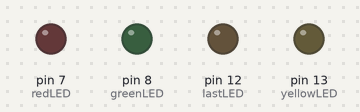
The sketch below on a simulated Arduino Uno, built with avr-gcc and run on an emulated ATmega328P. Parts: output pins drawn as LEDs (lit = HIGH).

Above: at 0.5 s.
At 2.5 s:
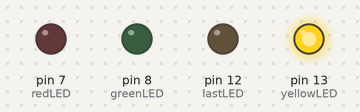
At 4.5 s:
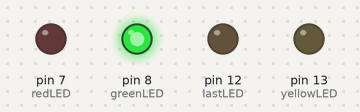
At 9.5 s:
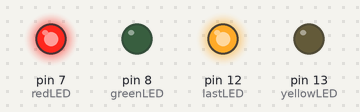
At 14.5 s:
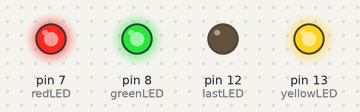
At 19.5 s:
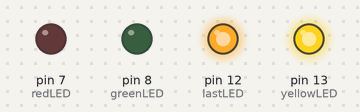
Timing chart, 0 to 20.8 s (numbered marks = the images above):
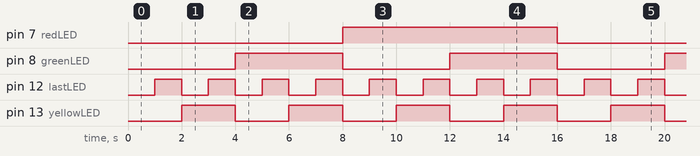

Measured:
- by itself, pin 7 (redLED): alternates HIGH for 8.0 s and LOW for 8.0 s
- by itself, pin 8 (greenLED): alternates HIGH for 4.0 s and LOW for 4.0 s
- by itself, pin 12 (lastLED): alternates HIGH for 1.0 s and LOW for 1.0 s
- by itself, pin 13 (yellowLED): alternates HIGH for 2.0 s and LOW for 2.0 s

The sketch:

LessonThree.ino
```cpp
int redLED=7;
int greenLED=8;
int yellowLED=13;
int lastLED=12;
int longW=1000;

void setup() {
  // put your setup code here, to run once:
pinMode(redLED,OUTPUT);
pinMode(greenLED,OUTPUT);
pinMode(yellowLED,OUTPUT);
pinMode(lastLED,OUTPUT);
}

void loop() {
  // put your main code here, to run repeatedly:
digitalWrite(redLED,LOW);
digitalWrite(greenLED,LOW);
digitalWrite(yellowLED,LOW);
digitalWrite(lastLED,LOW);
delay(longW);

digitalWrite(redLED,LOW);
digitalWrite(greenLED,LOW);
digitalWrite(yellowLED,LOW);
digitalWrite(lastLED,HIGH);
delay(longW);

digitalWrite(redLED,LOW);
digitalWrite(greenLED,LOW);
digitalWrite(yellowLED,HIGH);
digitalWrite(lastLED,LOW);
delay(longW);

digitalWrite(redLED,LOW);
digitalWrite(greenLED,LOW);
digitalWrite(yellowLED,HIGH);
digitalWrite(lastLED,HIGH);
delay(longW);

digitalWrite(redLED,LOW);
digitalWrite(greenLED,HIGH);
digitalWrite(yellowLED,LOW);
digitalWrite(lastLED,LOW);
delay(longW);

digitalWrite(redLED,LOW);
digitalWrite(greenLED,HIGH);
digitalWrite(yellowLED,LOW);
digitalWrite(lastLED,HIGH);
delay(longW);

digitalWrite(redLED,LOW);
digitalWrite(greenLED,HIGH);
digitalWrite(yellowLED,HIGH);
digitalWrite(lastLED,LOW);
delay(longW);

digitalWrite(redLED,LOW);
digitalWrite(greenLED,HIGH);
digitalWrite(yellowLED,HIGH);
digitalWrite(lastLED,HIGH);
delay(longW);

digitalWrite(redLED,HIGH);
digitalWrite(greenLED,LOW);
digitalWrite(yellowLED,LOW);
digitalWrite(lastLED,LOW);
delay(longW);

digitalWrite(redLED,HIGH);
digitalWrite(greenLED,LOW);
digitalWrite(yellowLED,LOW);
digitalWrite(lastLED,HIGH);
delay(longW);

digitalWrite(redLED,HIGH);
digitalWrite(greenLED,LOW);
digitalWrite(yellowLED,HIGH);
digitalWrite(lastLED,LOW);
delay(longW);

digitalWrite(redLED,HIGH);
digitalWrite(greenLED,LOW);
digitalWrite(yellowLED,HIGH);
digitalWrite(lastLED,HIGH);
delay(longW);

digitalWrite(redLED,HIGH);
digitalWrite(greenLED,HIGH);
digitalWrite(yellowLED,LOW);
digitalWrite(lastLED,LOW);
delay(longW);

digitalWrite(redLED,HIGH);
digitalWrite(greenLED,HIGH);
digitalWrite(yellowLED,LOW);
digitalWrite(lastLED,HIGH);
delay(longW);

digitalWrite(redLED,HIGH);
digitalWrite(greenLED,HIGH);
digitalWrite(yellowLED,HIGH);
digitalWrite(lastLED,LOW);
delay(longW);

digitalWrite(redLED,HIGH);
digitalWrite(greenLED,HIGH);
digitalWrite(yellowLED,HIGH);
digitalWrite(lastLED,HIGH);
delay(longW);
}
```
